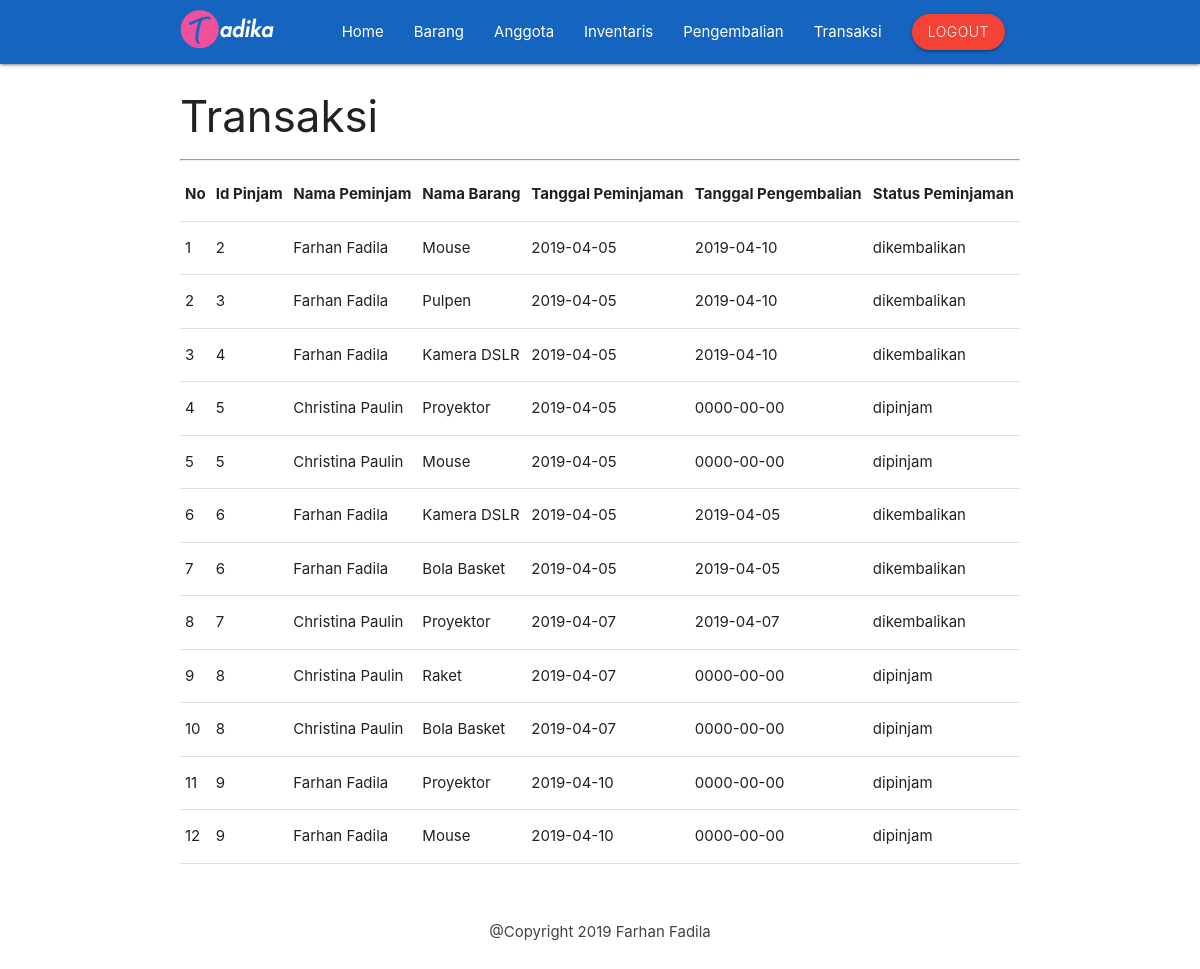
The page /views/admin/transaksi.php (signed in) on the database its author committed.
### tables this page shows
CREATE TABLE `tbl_pinjam_barang` (
  `id_peminjaman_barang` int(15) NOT NULL,
  `id_pinjam` int(15) NOT NULL,
  `id_barang` int(15) NOT NULL,
  `nama_barang` varchar(200) NOT NULL,
  `jumlah` int(15) NOT NULL
);

CREATE TABLE `tbl_pinjam` (
  `id_pinjam` int(11) NOT NULL,
  `nis` int(15) NOT NULL,
  `nama_anggota` varchar(200) NOT NULL,
  `tanggal_peminjaman` date NOT NULL,
  `tanggal_pengembalian` date NOT NULL,
  `status_peminjaman` varchar(50) NOT NULL,
  `keterangan` varchar(200) NOT NULL
);

### views/admin/transaksi.php (the view, shortened to what this page needs)
<?php
include 'header.php';
?>
<div class="container">
        <h3>Transaksi</h3>
        <hr>
        <table class="highlight">
            <thead>
                <th>No</th>
                <th>Id Pinjam</th>
                <th>Nama Peminjam</th>
                <th>Nama Barang</th>
                <th>Tanggal Peminjaman</th>
                <th>Tanggal Pengembalian</th>
                <th>Status Peminjaman</th>
            </thead>
            <tbody>
                <?php $nomor = 1; ?>
                <?php
                $ambil = $koneksi->query("SELECT * FROM  tbl_pinjam JOIN tbl_pinjam_barang
               ON tbl_pinjam.id_pinjam=tbl_pinjam_barang.id_pinjam");
                ?>
              <?php while ($pecah = $ambil->fetch_assoc()) { ?>
                <tr>
                    <td><?php echo $nomor; ?></td>
                    <td><?php echo $pecah["id_pinjam"]; ?></td>
                    <td> <?php echo $pecah["nama_anggota"]; ?></td>
                    <td> <?php echo $pecah["nama_barang"]; ?></td>
                    <td><?php echo $pecah["tanggal_peminjaman"]; ?></td>
                    <td><?php echo $pecah["tanggal_pengembalian"]; ?></td>
                    <td><?php echo $pecah["status_peminjaman"]; ?></td>
                </tr>
                <?php $nomor++; ?>
                <?php
            } ?>
            </tbody>
        </table>
        <br>
        </div>
<?php
include 'footer.php';
?>

### rows shown on the page
tbl_pinjam_barang: id_pinjam "2", id_pinjam.nama_anggota "Farhan Fadila", nama_barang "Mouse", id_pinjam.tanggal_peminjaman "2019-04-05", id_pinjam.tanggal_pengembalian "2019-04-10", id_pinjam.status_peminjaman "dikembalikan"
tbl_pinjam_barang: id_pinjam "3", id_pinjam.nama_anggota "Farhan Fadila", nama_barang "Pulpen", id_pinjam.tanggal_peminjaman "2019-04-05", id_pinjam.tanggal_pengembalian "2019-04-10", id_pinjam.status_peminjaman "dikembalikan"
tbl_pinjam_barang: id_pinjam "4", id_pinjam.nama_anggota "Farhan Fadila", nama_barang "Kamera DSLR", id_pinjam.tanggal_peminjaman "2019-04-05", id_pinjam.tanggal_pengembalian "2019-04-10", id_pinjam.status_peminjaman "dikembalikan"
tbl_pinjam_barang: id_pinjam "5", id_pinjam.nama_anggota "Christina Paulin", nama_barang "Proyektor", id_pinjam.tanggal_peminjaman "2019-04-05", id_pinjam.tanggal_pengembalian "0000-00-00", id_pinjam.status_peminjaman "dipinjam"
tbl_pinjam_barang: id_pinjam "5", id_pinjam.nama_anggota "Christina Paulin", nama_barang "Mouse", id_pinjam.tanggal_peminjaman "2019-04-05", id_pinjam.tanggal_pengembalian "0000-00-00", id_pinjam.status_peminjaman "dipinjam"
tbl_pinjam_barang: id_pinjam "6", id_pinjam.nama_anggota "Farhan Fadila", nama_barang "Kamera DSLR", id_pinjam.tanggal_peminjaman "2019-04-05", id_pinjam.tanggal_pengembalian "2019-04-05", id_pinjam.status_peminjaman "dikembalikan"
tbl_pinjam_barang: id_pinjam "6", id_pinjam.nama_anggota "Farhan Fadila", nama_barang "Bola Basket", id_pinjam.tanggal_peminjaman "2019-04-05", id_pinjam.tanggal_pengembalian "2019-04-05", id_pinjam.status_peminjaman "dikembalikan"
tbl_pinjam_barang: id_pinjam "7", id_pinjam.nama_anggota "Christina Paulin", nama_barang "Proyektor", id_pinjam.tanggal_peminjaman "2019-04-07", id_pinjam.tanggal_pengembalian "2019-04-07", id_pinjam.status_peminjaman "dikembalikan"
tbl_pinjam_barang: id_pinjam "8", id_pinjam.nama_anggota "Christina Paulin", nama_barang "Raket", id_pinjam.tanggal_peminjaman "2019-04-07", id_pinjam.tanggal_pengembalian "0000-00-00", id_pinjam.status_peminjaman "dipinjam"
tbl_pinjam_barang: id_pinjam "8", id_pinjam.nama_anggota "Christina Paulin", nama_barang "Bola Basket", id_pinjam.tanggal_peminjaman "2019-04-07", id_pinjam.tanggal_pengembalian "0000-00-00", id_pinjam.status_peminjaman "dipinjam"
tbl_pinjam_barang: id_pinjam "9", id_pinjam.nama_anggota "Farhan Fadila", nama_barang "Proyektor", id_pinjam.tanggal_peminjaman "2019-04-10", id_pinjam.tanggal_pengembalian "0000-00-00", id_pinjam.status_peminjaman "dipinjam"
tbl_pinjam_barang: id_pinjam "9", id_pinjam.nama_anggota "Farhan Fadila", nama_barang "Mouse", id_pinjam.tanggal_peminjaman "2019-04-10", id_pinjam.tanggal_pengembalian "0000-00-00", id_pinjam.status_peminjaman "dipinjam"
